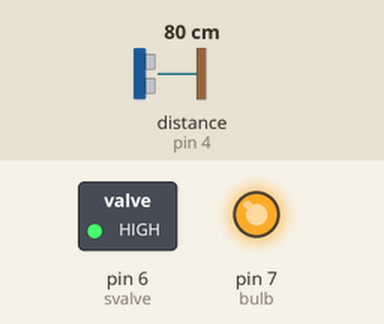
Recording of a sketch running on a simulated Arduino Uno, built with avr-gcc and run on an emulated ATmega328P. Parts: switched loads named in the sketch (green lamp = pin HIGH), output pins drawn as LEDs (lit = HIGH). Wiring (inferred from the names in the program): ultrasonic range finder: trigger pin 3; echo pin 4. The inputs (shaded band) are chosen by the test bench; at power-on: distance to the obstacle (sensor on pin 4) 80 cm. The echo pulse lasts 58.3 µs per cm; pins used as bus, display or sensor lines are not drawn.

Above: at 1.2 s.
1.3 s: distance to the obstacle (sensor on pin 4) set to 36 cm
2.8 s: distance to the obstacle (sensor on pin 4) set to 29 cm
At 3.2 s:
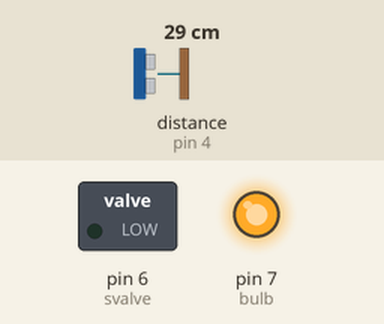
4.3 s: distance to the obstacle (sensor on pin 4) set to 35 cm
At 5.5 s:
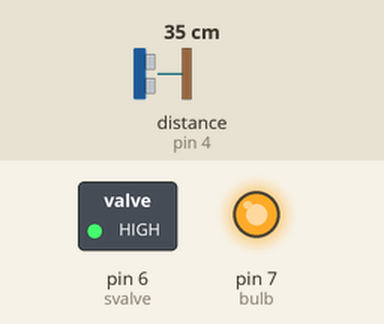
5.8 s: distance to the obstacle (sensor on pin 4) set to 2 cm
At 6.5 s:
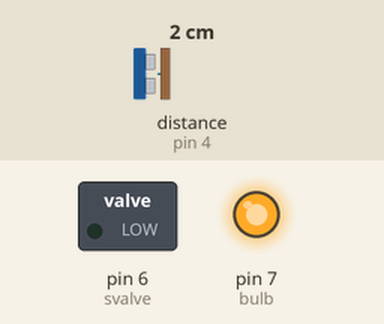
Timing chart, 0 to 8.3 s (numbered marks = the images above; inputs shaded):
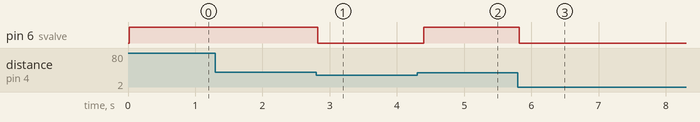

The sketch:

TAP.ino
```cpp
#define trig 3
#define echo 4
#define svalve 6
#define bulb 7

void setup() {

pinMode(echo,INPUT);
pinMode(trig,OUTPUT);
pinMode(svalve,OUTPUT);
pinMode(bulb,OUTPUT);


digitalWrite(bulb,HIGH);

}

void loop() {

  digitalWrite(trig,LOW);
  delayMicroseconds(2);
  digitalWrite(trig,HIGH);
  delayMicroseconds(10);
  digitalWrite(trig,LOW);


  long t =pulseIn(echo,HIGH);
  long cm = t/29/2 ;

  Serial.print(cm);
  Serial.println("cm");
  delay(10);


 if (cm<=30){

 digitalWrite(svalve,LOW);
 delay(100);

 }

 else {

 digitalWrite(svalve,HIGH);

}


}
```

Measured:
- the behaviour switches between 32 and 31 cm on distance to the obstacle (sensor on pin 4) (found by bisection; images 0 and 1)
- after the input at 1.3 s, every drawn part: stays the same
- after the input at 2.8 s, pin 6 (svalve): HIGH → LOW at once
- after the input at 4.3 s, pin 6 (svalve): LOW → HIGH after 0.10 s
- after the input at 5.8 s, pin 6 (svalve): HIGH → LOW at once
